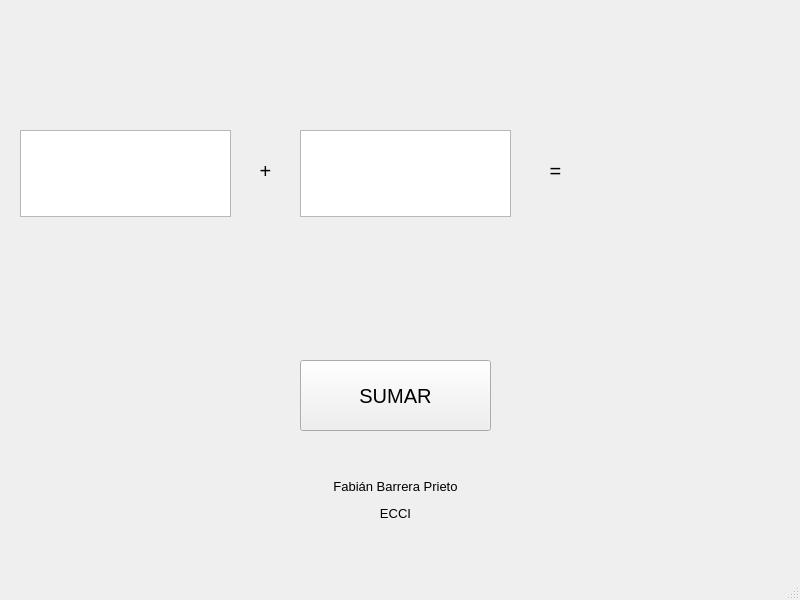
<?xml version="1.0" encoding="UTF-8"?>
<ui version="4.0">
 <class>MainWindow</class>
 <widget class="QMainWindow" name="MainWindow">
  <property name="geometry">
   <rect>
    <x>0</x>
    <y>0</y>
    <width>800</width>
    <height>600</height>
   </rect>
  </property>
  <property name="windowTitle">
   <string>SUMA</string>
  </property>
  <widget class="QWidget" name="centralwidget">
   <widget class="QPushButton" name="pushButton">
    <property name="geometry">
     <rect>
      <x>300</x>
      <y>360</y>
      <width>191</width>
      <height>71</height>
     </rect>
    </property>
    <property name="font">
     <font>
      <pointsize>15</pointsize>
     </font>
    </property>
    <property name="text">
     <string>SUMAR</string>
    </property>
   </widget>
   <widget class="QTextEdit" name="textEdit">
    <property name="geometry">
     <rect>
      <x>20</x>
      <y>130</y>
      <width>211</width>
      <height>87</height>
     </rect>
    </property>
   </widget>
   <widget class="QTextEdit" name="textEdit_2">
    <property name="geometry">
     <rect>
      <x>300</x>
      <y>130</y>
      <width>211</width>
      <height>87</height>
     </rect>
    </property>
   </widget>
   <widget class="QLabel" name="label">
    <property name="geometry">
     <rect>
      <x>620</x>
      <y>140</y>
      <width>121</width>
      <height>61</height>
     </rect>
    </property>
    <property name="font">
     <font>
      <pointsize>15</pointsize>
     </font>
    </property>
    <property name="layoutDirection">
     <enum>Qt::LeftToRight</enum>
    </property>
    <property name="text">
     <string/>
    </property>
    <property name="alignment">
     <set>Qt::AlignCenter</set>
    </property>
   </widget>
   <widget class="QLabel" name="label_2">
    <property name="geometry">
     <rect>
      <x>250</x>
      <y>140</y>
      <width>31</width>
      <height>61</height>
     </rect>
    </property>
    <property name="font">
     <font>
      <pointsize>15</pointsize>
     </font>
    </property>
    <property name="text">
     <string>+</string>
    </property>
    <property name="alignment">
     <set>Qt::AlignCenter</set>
    </property>
   </widget>
   <widget class="QLabel" name="label_3">
    <property name="geometry">
     <rect>
      <x>540</x>
      <y>140</y>
      <width>31</width>
      <height>61</height>
     </rect>
    </property>
    <property name="font">
     <font>
      <pointsize>15</pointsize>
     </font>
    </property>
    <property name="text">
     <string>=</string>
    </property>
    <property name="alignment">
     <set>Qt::AlignCenter</set>
    </property>
   </widget>
   <widget class="QLabel" name="label_4">
    <property name="geometry">
     <rect>
      <x>300</x>
      <y>470</y>
      <width>191</width>
      <height>61</height>
     </rect>
    </property>
    <property name="font">
     <font>
      <pointsize>10</pointsize>
     </font>
    </property>
    <property name="text">
     <string>&lt;html&gt;&lt;head/&gt;&lt;body&gt;&lt;p&gt;Fabián Barrera Prieto&lt;/p&gt;&lt;p&gt;ECCI&lt;/p&gt;&lt;/body&gt;&lt;/html&gt;</string>
    </property>
    <property name="alignment">
     <set>Qt::AlignCenter</set>
    </property>
   </widget>
  </widget>
  <widget class="QMenuBar" name="menubar">
   <property name="geometry">
    <rect>
     <x>0</x>
     <y>0</y>
     <width>800</width>
     <height>21</height>
    </rect>
   </property>
  </widget>
  <widget class="QStatusBar" name="statusbar"/>
 </widget>
 <resources/>
 <connections/>
</ui>
